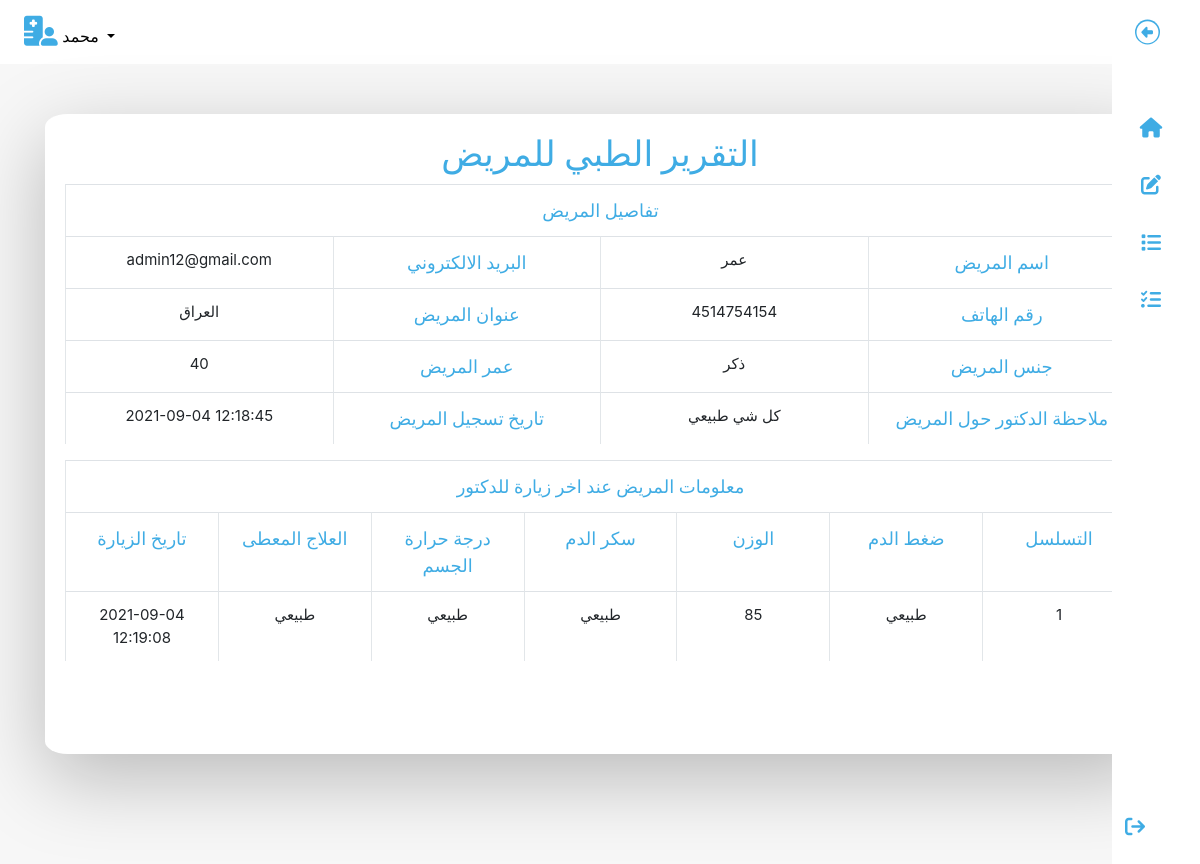
The app's page /hms/view-medhistory.php?viewid=8 (signed in) with its own data.
### tables this page shows
CREATE TABLE `users` (
  `id` int(11) NOT NULL,
  `fullName` varchar(255) DEFAULT NULL,
  `address` longtext DEFAULT NULL,
  `city` varchar(255) DEFAULT NULL,
  `gender` varchar(255) DEFAULT NULL,
  `email` varchar(255) DEFAULT NULL,
  `password` varchar(255) DEFAULT NULL,
  `regDate` timestamp NULL DEFAULT current_timestamp(),
  `updationDate` timestamp NULL DEFAULT NULL ON UPDATE current_timestamp()
);

CREATE TABLE `tblpatient` (
  `ID` int(10) NOT NULL,
  `Docid` int(10) DEFAULT NULL,
  `PatientName` varchar(200) DEFAULT NULL,
  `PatientContno` bigint(10) DEFAULT NULL,
  `PatientEmail` varchar(200) DEFAULT NULL,
  `PatientGender` varchar(50) DEFAULT NULL,
  `PatientAdd` mediumtext DEFAULT NULL,
  `PatientAge` int(10) DEFAULT NULL,
  `PatientMedhis` mediumtext DEFAULT NULL,
  `CreationDate` timestamp NULL DEFAULT current_timestamp(),
  `UpdationDate` timestamp NULL DEFAULT NULL ON UPDATE current_timestamp()
);

CREATE TABLE `tblmedicalhistory` (
  `ID` int(10) NOT NULL,
  `PatientID` int(10) DEFAULT NULL,
  `BloodPressure` varchar(200) DEFAULT NULL,
  `BloodSugar` varchar(200) NOT NULL,
  `Weight` varchar(100) DEFAULT NULL,
  `Temperature` varchar(200) DEFAULT NULL,
  `MedicalPres` mediumtext DEFAULT NULL,
  `CreationDate` timestamp NOT NULL DEFAULT current_timestamp() ON UPDATE current_timestamp()
);

### hms/view-medhistory.php (the view, shortened to what this page needs)
<?php
include('include/config.php');
?>
<!DOCTYPE html>
<html lang="en">
<head>
	<link rel="stylesheet" href="https://cdn.jsdelivr.net/npm/bootstrap@4.6.1/dist/css/bootstrap.min.css">
	<link rel="stylesheet" href="https://cdnjs.cloudflare.com/ajax/libs/font-awesome/6.1.1/css/all.min.css" />
	<link rel="stylesheet" href="../css/style2.css">
</head>
<body>
	<div id="app">
		<?php include('include/sidebar.php'); ?>
		<div class="app-content">
			<?php include('include/header.php'); ?>
			<div class="main">
				<div class="container" id="container">
					<div class="tablediv">
						<div class="row">
							<div class="col-md-12">
								<h3 class="over-title margin-bottom-15"><span class="text-bold">التقرير الطبي للمريض</span></h3>
								<?php
								$vid = $_GET['viewid'];
								$ret = mysqli_query($con, "select * from tblpatient where ID='$vid'");
								$cnt = 1;
								while ($row = mysqli_fetch_array($ret)) {
								?>
									<table  class="table medhistory">
										<tr align="center">
											<th colspan="4" >
												تفاصيل المريض</th>
										</tr>
										<tr>
											<th scope>اسم المريض</th>
											<td><?php echo $row['PatientName']; ?></td>
											<th scope>البريد الالكتروني</th>
											<td><?php echo $row['PatientEmail']; ?></td>
										</tr>
										<tr>
											<th scope>رقم الهاتف</th>
											<td><?php echo $row['PatientContno']; ?></td>
											<th>عنوان المريض</th>
											<td><?php echo $row['PatientAdd']; ?></td>
										</tr>
										<tr>
											<th>جنس المريض</th>
											<td><?php echo $row['PatientGender']; ?></td>
											<th>عمر المريض</th>
											<td><?php echo $row['PatientAge']; ?></td>
										</tr>
										<tr>
											<th>ملاحظة الدكتور حول المريض</th>
											<td><?php echo $row['PatientMedhis']; ?></td>
											<th>تاريخ تسجيل المريض</th>
											<td><?php echo $row['CreationDate']; ?></td>
										</tr>
									<?php } ?>
									</table>
									<?php
									$ret = mysqli_query($con, "select * from tblmedicalhistory  where PatientID='$vid'");
									?>
									<table id="datatable" class="table medhistory dt-responsive nowrap" style="border-collapse: collapse; border-spacing: 0; width: 100%;">
										<tr align="center">
											<th colspan="8">معلومات المريض عند اخر زيارة للدكتور </th>
										</tr>
										<tr>
											<th>التسلسل</th>
											<th>ضغط الدم</th>
											<th>الوزن</th>
											<th>سكر الدم</th>
											<th>درجة حرارة الجسم</th>
											<th>العلاج المعطى</th>
											<th>تاريخ الزيارة</th>
										</tr>
										<?php
										while ($row = mysqli_fetch_array($ret)) {
										?>
											<tr>
												<td><?php echo $cnt; ?></td>
												<td><?php echo $row['BloodPressure']; ?></td>
												<td><?php echo $row['Weight']; ?></td>
												<td><?php echo $row['BloodSugar']; ?></td>
												<td><?php echo $row['Temperature']; ?></td>
												<td><?php echo $row['MedicalPres']; ?></td>
												<td><?php echo $row['CreationDate']; ?></td>
											</tr>
										<?php $cnt = $cnt + 1;
										} ?>
									</table>
							</div>
						</div>
					</div>
				</div>
			</div>
		</div>
	</div>
</body>
</html>

### hms/include/header.php (shortened to what this page needs)
<header class="navbar navbar-expand-lg navbar-light bg-light">
	<div class="collapse navbar-collapse" id="navbarSupportedContent">
		<ul class="navbar-nav mr-auto">
			<li class="nav-item dropdown">
				<a class="nav-link dropdown-toggle" href="#" id="navbarDropdown" role="button" data-toggle="dropdown" aria-expanded="false">
					<i class="fa-solid fa-hospital-user navicon"></i>
					<?php $query = mysqli_query($con, "select fullName from users where id='" . $_SESSION['id'] . "'");
					while ($row = mysqli_fetch_array($query)) {
						echo $row['fullName'];
					}
					?>
				</a>
			</li>
		</ul>
	</div>
</header>

### css/style2.css (style rules this page uses)
* { margin: 0; padding: 0; box-sizing: border-box; }
.navbar { position: static; left: 0; top: 0; z-index: 4; width: 100%; background-color: white !important; box-shadow: 0 2px 4px rgb(0 0 0 / 10%), 0 8px 16px rgb(0 0 0 / 10%); }
.navbar a { color: black !important; }
.navicon { color: #3face4; font-size: 30px; }
.main { background-color: #f7f7f7; min-height: 100vh; padding-top: 20px; }
.main h3 { text-align: center; color: #3face4; font-size: 35px; font-family: 'Amiri', serif; }
.tablediv { padding: 20px; text-align: right; background-color: white; margin: 30px auto; border-radius: 2%; border-bottom: 1px; box-shadow: 0 24px 80px hsla(0, 0%, 0%, 0.25); overflow-x: auto; min-height: 80vh; }
.tablediv table th { color: #3face4; font-size: 18px; font-family: 'Amiri', serif; font-weight: 200; text-align: center; }
.tablediv table td { font-size: 15px; text-align: center; }
.medhistory tr { display: flex; flex-direction: row-reverse; }
.medhistory td { width: 100%; border-left: 1px solid #e2e6e9; }
.medhistory th { width: 100%; border-left: 1px solid #e2e6e9; }

### records on screen
users: fullName "محمد"
tblpatient: PatientName "عمر", PatientEmail "admin12@gmail.com", PatientContno "4514754154", PatientAdd "العراق", PatientGender "ذكر", PatientAge "40", PatientMedhis "كل شي طبيعي", CreationDate "2021-09-04 12:18:45"
tblmedicalhistory: BloodPressure "طبيعي", Weight "85", BloodSugar "طبيعي", Temperature "طبيعي", MedicalPres "طبيعي", CreationDate "2021-09-04 12:19:08"
